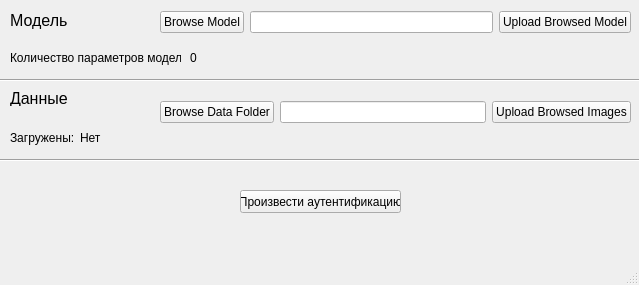
<?xml version="1.0" encoding="UTF-8"?>
<ui version="4.0">
 <class>MainWindow</class>
 <widget class="QMainWindow" name="MainWindow">
  <property name="geometry">
   <rect>
    <x>0</x>
    <y>0</y>
    <width>639</width>
    <height>285</height>
   </rect>
  </property>
  <property name="windowTitle">
   <string>MainWindow</string>
  </property>
  <widget class="QWidget" name="centralwidget">
   <widget class="QLabel" name="labelModel">
    <property name="geometry">
     <rect>
      <x>10</x>
      <y>10</y>
      <width>111</width>
      <height>21</height>
     </rect>
    </property>
    <property name="font">
     <font>
      <pointsize>12</pointsize>
     </font>
    </property>
    <property name="text">
     <string>Модель</string>
    </property>
   </widget>
   <widget class="QWidget" name="layoutWidget">
    <property name="geometry">
     <rect>
      <x>160</x>
      <y>10</y>
      <width>471</width>
      <height>25</height>
     </rect>
    </property>
    <layout class="QHBoxLayout" name="horizontalLayout">
     <item>
      <widget class="QPushButton" name="buttonBrowseModel">
       <property name="text">
        <string>Browse Model</string>
       </property>
      </widget>
     </item>
     <item>
      <widget class="QLineEdit" name="textModelName"/>
     </item>
     <item>
      <widget class="QPushButton" name="buttonUploadModel">
       <property name="text">
        <string>Upload Browsed Model</string>
       </property>
      </widget>
     </item>
    </layout>
   </widget>
   <widget class="Line" name="line">
    <property name="geometry">
     <rect>
      <x>0</x>
      <y>70</y>
      <width>641</width>
      <height>20</height>
     </rect>
    </property>
    <property name="orientation">
     <enum>Qt::Horizontal</enum>
    </property>
   </widget>
   <widget class="QLabel" name="labelCountParams">
    <property name="geometry">
     <rect>
      <x>10</x>
      <y>50</y>
      <width>171</width>
      <height>16</height>
     </rect>
    </property>
    <property name="text">
     <string>Количество параметров модели:</string>
    </property>
   </widget>
   <widget class="QLabel" name="textCountParams">
    <property name="geometry">
     <rect>
      <x>190</x>
      <y>50</y>
      <width>47</width>
      <height>16</height>
     </rect>
    </property>
    <property name="text">
     <string>0</string>
    </property>
   </widget>
   <widget class="QLabel" name="labelData">
    <property name="geometry">
     <rect>
      <x>10</x>
      <y>90</y>
      <width>91</width>
      <height>16</height>
     </rect>
    </property>
    <property name="font">
     <font>
      <pointsize>12</pointsize>
     </font>
    </property>
    <property name="text">
     <string>Данные</string>
    </property>
   </widget>
   <widget class="QWidget" name="layoutWidget_2">
    <property name="geometry">
     <rect>
      <x>160</x>
      <y>100</y>
      <width>471</width>
      <height>25</height>
     </rect>
    </property>
    <layout class="QHBoxLayout" name="horizontalLayout_2">
     <item>
      <widget class="QPushButton" name="buttonBrowseDataFolder">
       <property name="text">
        <string>Browse Data Folder</string>
       </property>
      </widget>
     </item>
     <item>
      <widget class="QLineEdit" name="textDataFileName"/>
     </item>
     <item>
      <widget class="QPushButton" name="buttonUploadImages">
       <property name="text">
        <string>Upload Browsed Images</string>
       </property>
      </widget>
     </item>
    </layout>
   </widget>
   <widget class="Line" name="line_2">
    <property name="geometry">
     <rect>
      <x>0</x>
      <y>150</y>
      <width>641</width>
      <height>20</height>
     </rect>
    </property>
    <property name="orientation">
     <enum>Qt::Horizontal</enum>
    </property>
   </widget>
   <widget class="QPushButton" name="buttonAuthenticate">
    <property name="geometry">
     <rect>
      <x>240</x>
      <y>190</y>
      <width>161</width>
      <height>23</height>
     </rect>
    </property>
    <property name="text">
     <string>Произвести аутентификацию</string>
    </property>
   </widget>
   <widget class="QLabel" name="labelDataUploaded">
    <property name="geometry">
     <rect>
      <x>10</x>
      <y>130</y>
      <width>71</width>
      <height>16</height>
     </rect>
    </property>
    <property name="text">
     <string>Загружены:</string>
    </property>
   </widget>
   <widget class="QLabel" name="textDataUploaded">
    <property name="geometry">
     <rect>
      <x>80</x>
      <y>130</y>
      <width>47</width>
      <height>16</height>
     </rect>
    </property>
    <property name="text">
     <string>Нет</string>
    </property>
   </widget>
  </widget>
  <widget class="QMenuBar" name="menubar">
   <property name="geometry">
    <rect>
     <x>0</x>
     <y>0</y>
     <width>639</width>
     <height>21</height>
    </rect>
   </property>
  </widget>
  <widget class="QStatusBar" name="statusbar"/>
 </widget>
 <resources/>
 <connections/>
</ui>
